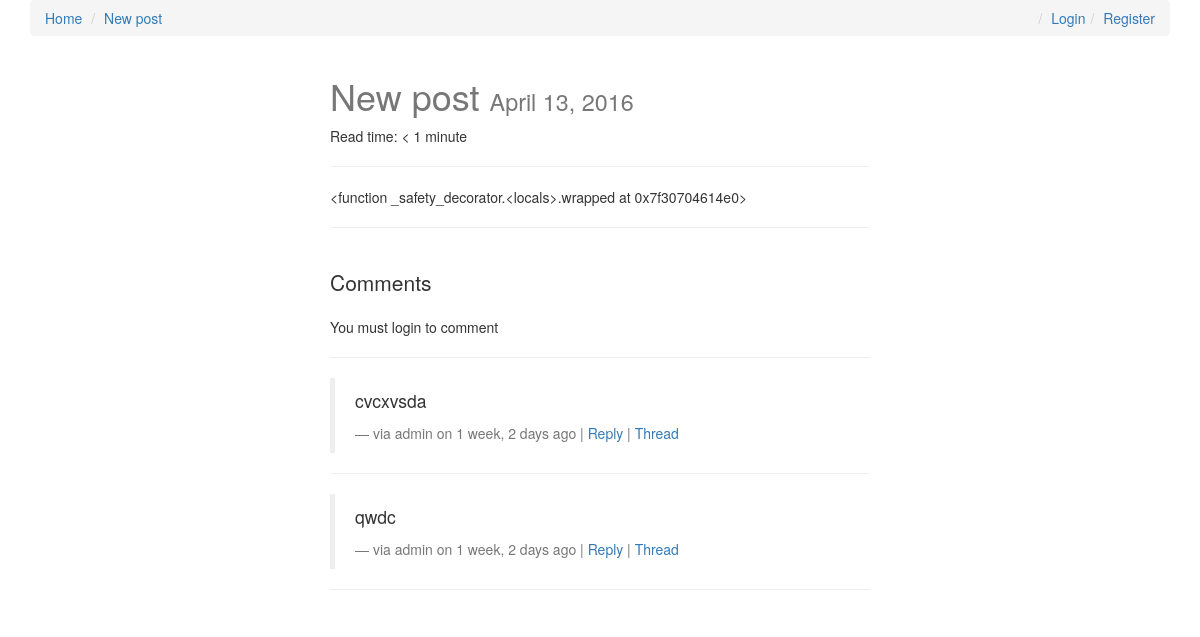
/new-post/, run on an earlier commit of the app's database.
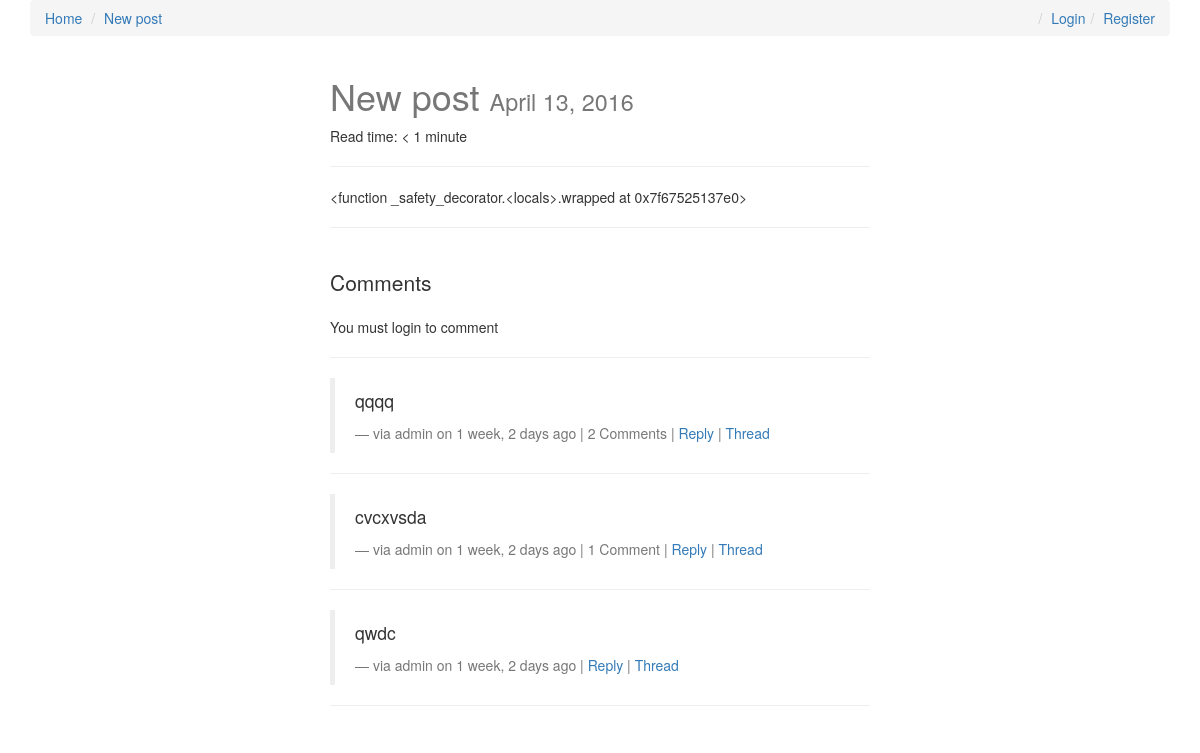
And on a later commit of the database.
### posts/models.py (models this page shows, shortened)
class Post(models.Model):
    user = models.ForeignKey(settings.AUTH_USER_MODEL, default=1)
    title = models.CharField(max_length=120)
    slug = models.SlugField(unique=True)
    image = models.ImageField(upload_to=upload_location,
                              null=True,
                              blank=True,
                              width_field="width_field",
                              height_field='height_field')
    height_field = models.IntegerField(default=0)
    width_field = models.IntegerField(default=0)
    content = models.TextField()
    draft = models.BooleanField(default=False)
    read_time = models.IntegerField(default=0)  # models.TimeField(null=True, blank=True)
    publish = models.DateField(auto_now=False, auto_now_add=False)
    updated = models.DateTimeField(auto_now=True, auto_now_add=False)
    timestamp = models.DateTimeField(auto_now=False, auto_now_add=True)
    objects = PostManager()
    def get_absolute_url(self):
        return reverse("posts:detail", kwargs={"slug": self.slug})
    class Meta:
        ordering = ["-timestamp", "-updated"]
    def get_markdown(self):
        content = self.content
        markdown_text = markdown(content)
        return mark_safe(markdown_text)
    @property
    def comments(self):
        instance = self
        qs = Comment.objects.filter_by_instance(instance)
        return qs
    @property
    def get_content_type(self):
        instance = self
        content_type = ContentType.objects.get_for_model(instance.__class__)
        return content_type

### comments/models.py (models this page shows, shortened)
class Comment(models.Model):
    user = models.ForeignKey(settings.AUTH_USER_MODEL, default=1)
    content_type = models.ForeignKey(ContentType, on_delete=models.CASCADE)
    object_id = models.PositiveIntegerField()
    content_object = GenericForeignKey('content_type', 'object_id')
    parent = models.ForeignKey("self", null=True, blank=True)
    content = models.TextField()
    timestamp = models.DateTimeField(auto_now_add=True)
    objects = CommentManager()
    class Meta:
        ordering = ['-timestamp']
    def get_absolute_url(self):
        return reverse("comments:thread", kwargs={"id": self.id})
    def children(self): #replies
        return Comment.objects.filter(parent=self)

### posts/views.py (the view, shortened to what this page needs)
# urls.py: url(r'^(?P<slug>[\w-]+)/$', post_detail, name='detail'),
def post_detail(request, slug=None):
    instance = get_object_or_404(Post, slug=slug)
    if instance.draft or instance.publish > timezone.now().date():
        if not request.user.is_staff or not request.user.is_superuser:
            raise Http404
    share_string = quote_plus(instance.content)
    initial_data = {
        "content_type": instance.get_content_type,
        "object_id": instance.id,
    }
    form = CommentForm(request.POST or None, initial=initial_data)
    comments = instance.comments # Comment.objects.filter_by_instance(instance)
    context = {
        "title": instance.title,
        "instance": instance,
        "share_string": share_string,
        "comments": comments,
        "comment_form": form,
    }
    return render(request, "post_detail.html", context)

### comments/models.py (called while the page is built)
    def filter_by_instance(self, instance):
        content_type = ContentType.objects.get_for_model(instance.__class__)
        obj_id = instance.id
        qs = super(CommentManager, self).filter(content_type=content_type, object_id=obj_id).filter(parent=None)
        return qs

### templates/post_detail.html (shortened to what this page needs)
{% extends "base.html" %}
{% load urlfy %}
{% load crispy_forms_tags %}
{% block post_detail_link %}
<li><a href="{{ instance.get_absolute_url }}">{{ instance.title }}</a></li>
{% endblock %}
{%  block content %}
<div class='col-sm-6 col-sm-offset-3'>
<h1>{{ instance.title }} <small>{% if instance.draft %}<span style='color:red;'>Draft </span>{% endif %}{{ instance.publish }}</small></h1>
<p>Read time: {% if instance.read_time <= 1 %} < 1 minute {% else %}{{ instance.read_time }} minutes{% endif %}</p>
<hr>
<div class="row">
<div class="col-sm-12">
<div class="post-detail-item">{{ instance.get_markdown }}</div>
<hr/>
<br>
<div>
    <p class="lead">Comments</p>
    {% if request.user.is_authenticated %}
    <form method="POST" action=""> {% csrf_token %}
        {{ comment_form|crispy }}
        <input type="submit" value="Post comment" class="btn btn-default">
    </form>
    {% else %}
    <p>You must login to comment</p>
    {% endif %}
    <hr/>
    {% for comment in comments %}
        <blockquote>
            <p>{{ comment.content }}</p>
            <footer>via {{ comment.user }} on {{ comment.timestamp|timesince }} ago |
                    {% if comment.children.count > 0 %}
                    {{ comment.children.count }} Comment{% if comment.children.count > 1 %}s{% endif %} |{% endif %}
                    <a class="comment-reply-btn" href="#">Reply</a> |
                    <a class="" href="{{ comment.get_absolute_url }}">Thread</a>
            </footer>
        </blockquote>
        <hr/>
    {% endfor %}
</div>
</div>
</div>
</div>
{%  endblock content %}

What changed in the data, as far as the page shows it:
computed for Post "New post": get_markdown "<function _safety_decorator.<locals>.wrapped at 0x7f30704614e0>" → "<function _safety_decorator.<locals>.wrapped at 0x7f67525137e0>"
added Comment: content "qqqq", user "admin", timestamp "1 week, 2 days", children.count "2"
shown differently, row unchanged: Comment "cvcxvsda": children.count (not shown) → "1"
